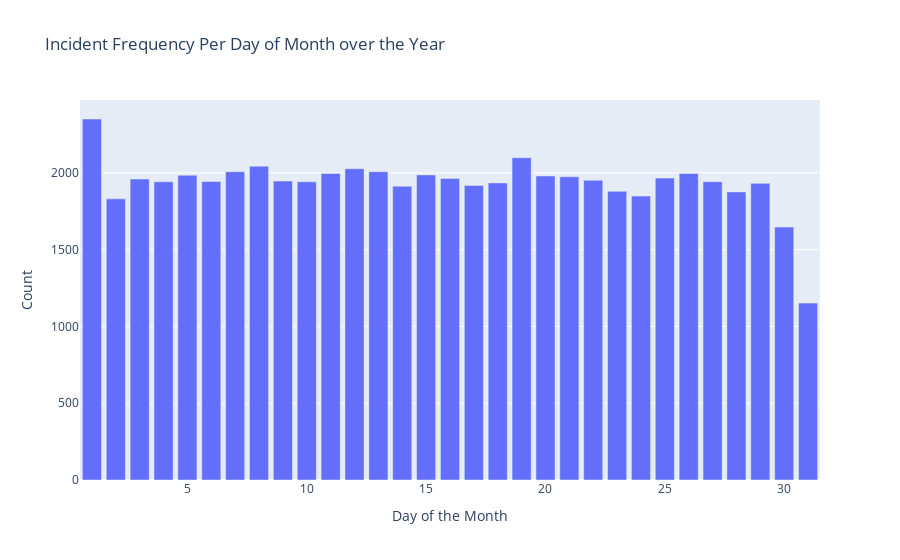

The cell this chart's notebook holds for it:
### Code cell
# creating frequency distribution per day of the month
day_df = pd.DataFrame(ts_df.groupby(['Day'])['Day'].count())
print(f"Average Incidents per day of the month: {ts_df.groupby(['Day'])['Day'].count().mean()}")
fig_day = px.bar(day_df, 
    x=day_df.index, 
    y='Day', 
    labels={'index':'Day of the Month', 'Day':'Count'},
    title='Incident Frequency Per Day of Month over the Year')
fig_day.show()

fig.write_image('../Visuals/Daily_total_over_year.png', engine="kaleido")

### Figure 1 — Plotly figure (JSON) as saved in the notebook; plotly's stock layout.template omitted (floating-point values rounded to 4 significant figures)
{"data": [{"alignmentgroup": "True", "hovertemplate": "Day of the Month=%{x}<br>Count=%{y}<extra></extra>", "legendgroup": "", "marker": {"color": "#636efa", "pattern": {"shape": ""}}, "name": "", "offsetgroup": "", "orientation": "v", "showlegend": false, "textposition": "auto", "type": "bar", "x": [1, 2, 3, 4, 5, 6, 7, 8, 9, 10, 11, 12, 13, 14, 15, 16, 17, 18, 19, 20, 21, 22, 23, 24, 25, 26, 27, 28, 29, 30, 31], "xaxis": "x", "y": [2351, 1831, 1960, 1942, 1985, 1944, 2008, 2044, 1947, 1942, 1996, 2027, 2008, 1913, 1987, 1964, 1918, 1935, 2099, 1980, 1975, 1952, 1880, 1849, 1966, 1996, 1943, 1876, 1932, 1647, 1152], "yaxis": "y"}], "layout": {"barmode": "relative", "legend": {"tracegroupgap": 0}, "title": {"text": "Incident Frequency Per Day of Month over the Year"}, "xaxis": {"anchor": "y", "domain": [0, 1], "title": {"text": "Day of the Month"}}, "yaxis": {"anchor": "x", "domain": [0, 1], "title": {"text": "Count"}}}}
